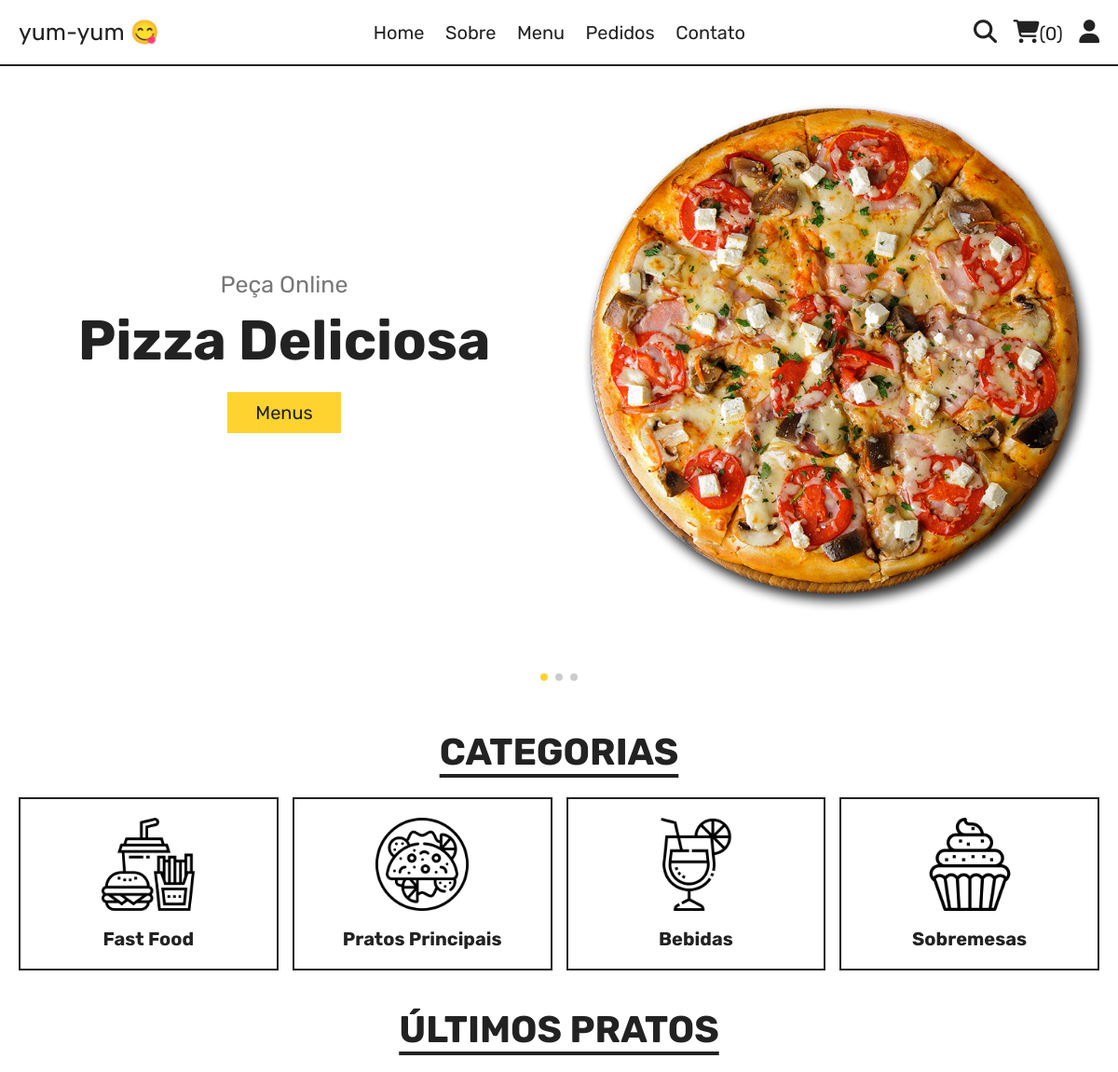
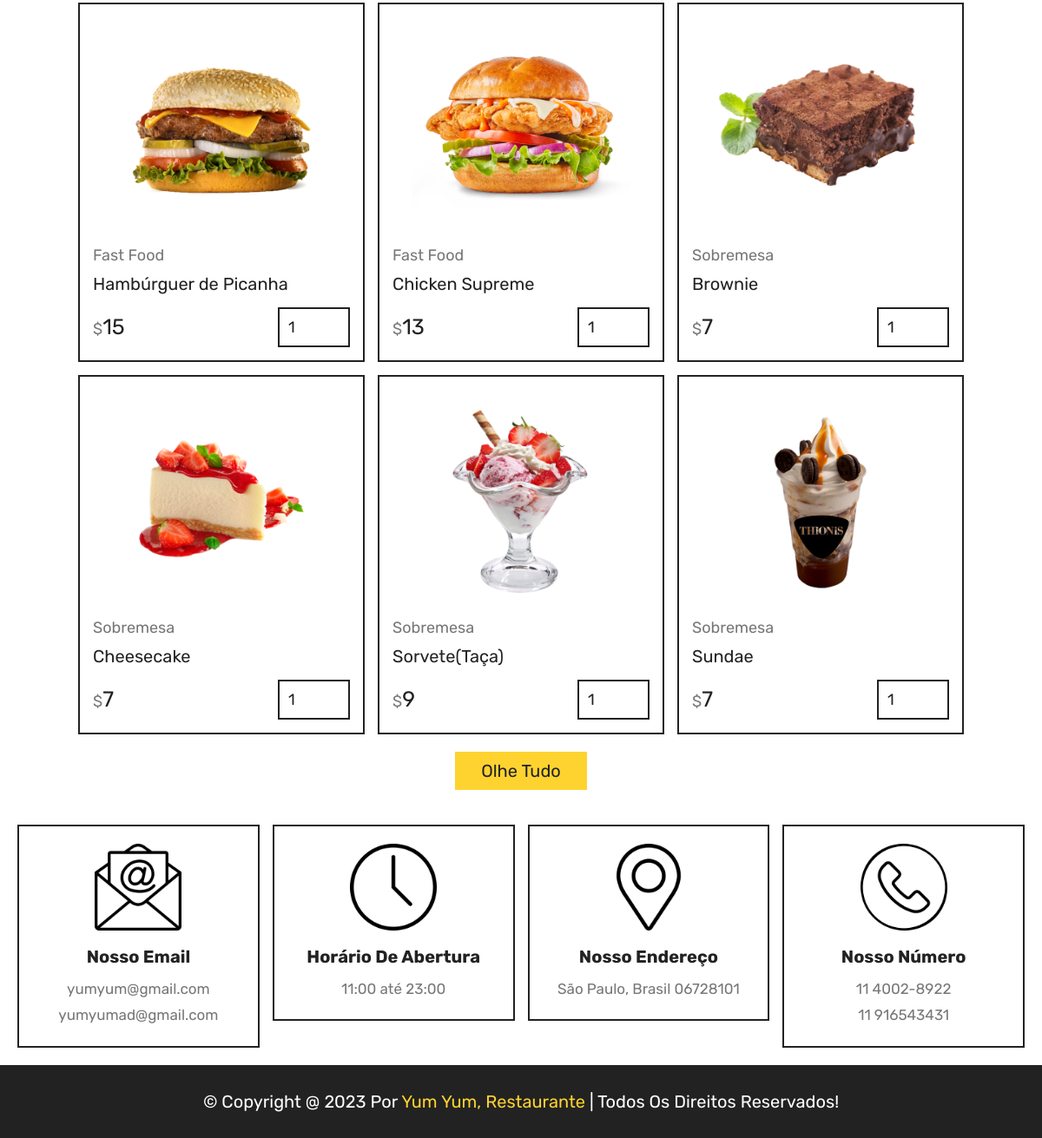
The app's page /home.php with its own data (2 pictures, top to bottom).
### tables this page shows
CREATE TABLE `products` (
  `id` int(100) NOT NULL,
  `name` varchar(100) NOT NULL,
  `category` varchar(100) NOT NULL,
  `price` int(10) NOT NULL,
  `image` varchar(100) NOT NULL
);

### home.php (the view, shortened to what this page needs)
<?php
include 'components/connect.php';
?>
<!DOCTYPE html>
<html lang="pt-br">
<head>
   <link rel="stylesheet" href="https://unpkg.com/swiper@8/swiper-bundle.min.css" />
   <link rel="stylesheet" href="https://cdnjs.cloudflare.com/ajax/libs/font-awesome/6.1.1/css/all.min.css">
   <link rel="stylesheet" href="css/style.css">
</head>
<body>
<?php include 'components/user_header.php'; ?>
<section class="hero">
   <div class="swiper hero-slider">
      <div class="swiper-wrapper">
         <div class="swiper-slide slide">
            <div class="content">
               <span>Peça Online</span>
               <h3>Pizza Deliciosa</h3>
               <a href="menu.php" class="btn">Menus</a>
            </div>
            <div class="image">
               <img src="images/home-img-1.png" alt="">
            </div>
         </div>
         <div class="swiper-slide slide">
            <div class="content">
               <span>Peça Online</span>
               <h3>Chezzy Hamburger</h3>
               <a href="menu.php" class="btn">Menus</a>
            </div>
            <div class="image">
               <img src="images/home-img-2.png" alt="">
            </div>
         </div>
         <div class="swiper-slide slide">
            <div class="content">
               <span>Peça Online</span>
               <h3>Frango Assado</h3>
               <a href="menu.php" class="btn">Menus</a>
            </div>
            <div class="image">
               <img src="images/home-img-3.png" alt="">
            </div>
         </div>
      </div>
      <div class="swiper-pagination"></div>
   </div>
</section>
<section class="category">
   <h1 class="title">Categorias</h1>
   <div class="box-container">
      <a href="category.php?category=Fast Food" class="box">
         <img src="images/cat-1.png" alt="">
         <h3>Fast Food</h3>
      </a>
      <a href="category.php?category=Prato Principal" class="box">
         <img src="images/cat-2.png" alt="">
         <h3>Pratos Principais</h3>
      </a>
      <a href="category.php?category=Drinks" class="box">
         <img src="images/cat-3.png" alt="">
         <h3>Bebidas</h3>
      </a>
      <a href="category.php?category=Sobremesa" class="box">
         <img src="images/cat-4.png" alt="">
         <h3>Sobremesas</h3>
      </a>
   </div>
</section>
<section class="products">
   <h1 class="title">Últimos Pratos</h1>
   <div class="box-container">
      <?php
         $select_products = $conn->prepare("SELECT * FROM `products` LIMIT 6");
         $select_products->execute();
         if($select_products->rowCount() > 0){
            while($fetch_products = $select_products->fetch(PDO::FETCH_ASSOC)){
      ?>
      <form action="" method="post" class="box">
         <img src="uploaded_img/<?= $fetch_products['image']; ?>" alt="">
         <a href="category.php?category=<?= $fetch_products['category']; ?>" class="cat"><?= $fetch_products['category']; ?></a>
         <div class="name"><?= $fetch_products['name']; ?></div>
         <div class="flex">
            <div class="price"><span>$</span><?= $fetch_products['price']; ?></div>
            <input type="number" name="qty" class="qty" min="1" max="99" value="1" maxlength="2">
         </div>
      </form>
      <?php
            }
         }else{
            echo '<p class="empty">Sem produtos adicionados</p>';
         }
      ?>
   </div>
   <div class="more-btn">
      <a href="menu.php" class="btn">Olhe tudo</a>
   </div>
</section>
<?php include 'components/footer.php'; ?>
</body>
</html>

### components/user_header.php (shortened to what this page needs)
<header class="header">
   <section class="flex">
      <a href="home.php" class="logo">yum-yum 😋</a>
      <nav class="navbar">
         <a href="home.php">Home</a>
         <a href="about.php">Sobre</a>
         <a href="menu.php">Menu</a>
         <a href="orders.php">Pedidos</a>
         <a href="contact.php">Contato</a>
      </nav>
      <div class="icons">
         <?php
            $count_cart_items = $conn->prepare("SELECT * FROM `cart` WHERE user_id = ?");
            $count_cart_items->execute([$user_id]);
            $total_cart_items = $count_cart_items->rowCount();
         ?>
         <a href="search.php"><i class="fas fa-search"></i></a>
         <a href="cart.php"><i class="fas fa-shopping-cart"></i><span>(<?= $total_cart_items; ?>)</span></a>
         <div id="user-btn" class="fas fa-user"></div>
      </div>
   </section>
</header>

### components/footer.php (shortened to what this page needs)
<footer class="footer">
   <section class="grid">
      <div class="box">
         <img src="images/email-icon.png" alt="">
         <h3>Nosso email</h3>
         <a href="mailto:shaikhanas@gmail.com">yumyum@gmail.com</a>
         <a href="mailto:anasbhai@gmail.com">yumyumad@gmail.com</a>
      </div>
      <div class="box">
         <img src="images/clock-icon.png" alt="">
         <h3>Horário de abertura</h3>
         <p>11:00 até 23:00</p>
      </div>
      <div class="box">
         <img src="images/map-icon.png" alt="">
         <h3>Nosso endereço</h3>
         <a href="#">São Paulo, Brasil 06728101</a>
      </div>
      <div class="box">
         <img src="images/phone-icon.png" alt="">
         <h3>Nosso número</h3>
         <a href="tel:1234567890">11 4002-8922</a>
         <a href="tel:1112223333">11 916543431</a>
      </div>
   </section>
   <div class="credit">&copy; copyright @ <?= date('Y'); ?> por <span>Yum Yum, Restaurante</span> | Todos os direitos reservados!</div>
</footer>

### css/style.css (style rules this page uses)
:root { --yellow:#fed330; --red:#e74c3c; --white:#fff; --black:#222; --light-color:#777; --border:.2rem solid var(--black); }
* { font-family: 'Rubik', sans-serif; margin:0; padding:0; box-sizing: border-box; outline: none; border: none; text-decoration: none; }
html { font-size: 62.5%; overflow-x: hidden; scroll-behavior: smooth; stop-opacity: 7rem; }
section { margin:0 auto; max-width: 1200px; padding:2rem; }
.title { text-align: center; margin-bottom: 2.5rem; font-size: 4rem; color:var(--black); text-transform: uppercase; text-decoration: underline; text-underline-offset: 1rem; }
.btn, .delete-btn { margin-top: 1rem; display: inline-block; font-size: 2rem; padding:1rem 3rem; cursor: pointer; text-transform: capitalize; transition: .2s linear; }
.btn { background-color: var(--yellow); color:var(--black); }
.header { position: sticky; top:0; left:0; right:0; z-index: 1000; background-color: var(--white); border-bottom: var(--border); }
.header .flex { display: flex; align-items: center; justify-content: space-between; position: relative; }
.header .flex .logo { font-size: 2.5rem; color:var(--black); }
.header .flex .navbar a { font-size: 2rem; color:var(--black); margin:0 1rem; }
.header .flex .icons > * { margin-left: 1.5rem; font-size: 2.5rem; color:var(--black); cursor: pointer; }
.header .flex .icons span { font-size: 2rem; }
.hero .slide { display: flex; align-items: center; flex-wrap: wrap-reverse; gap:2rem; margin-bottom: 4rem; }
.hero .slide .image { flex:1 1 40rem; }
.hero .slide .image img { width: 100%; }
.hero .slide .content { flex:1 1 40rem; text-align: center; }
.hero .slide .content span { font-size: 2.5rem; color:var(--light-color); }
.hero .slide .content h3 { margin:1rem 0; font-size: 6rem; color:var(--black); text-transform: capitalize; }
.category .box-container { display: grid; grid-template-columns: repeat(auto-fit, minmax(27rem, 1fr)); gap:1.5rem; align-items: flex-start; }
.category .box-container .box { border:var(--border); padding:2rem; text-align: center; }
.category .box-container .box img { width: 100%; height: 10rem; object-fit: contain; }
.category .box-container .box h3 { font-size: 2rem; margin-top: 1.5rem; color:var(--black); text-transform: capitalize; }
.products .box-container { display: grid; grid-template-columns: repeat(auto-fit, 33rem); justify-content: center; align-items: flex-start; gap:1.5rem; }
.products .box-container .box { border:var(--border); padding:1.5rem; position: relative; overflow: hidden; }
.products .box-container .box img { height: 25rem; width: 100%; object-fit: contain; margin-bottom: 1rem; }
.products .box-container .box .cat { font-size: 1.8rem; color:var(--light-color); }
.products .box-container .box .name { font-size: 2rem; color:var(--black); margin:1rem 0; }
.products .box-container .box .flex { display: flex; align-items: center; gap:1rem; margin-top: 1.5rem; }
.products .box-container .box .flex .price { margin-right: auto; font-size: 2.5rem; color:var(--black); }
.products .box-container .box .flex .price span { color:var(--light-color); font-size: 1.8rem; }
.products .box-container .box .flex .qty { padding:1rem; border:var(--border); font-size: 1.8rem; color:var(--black); }
.products .more-btn { margin-top: 1rem; text-align: center; }
.footer .grid { display: grid; grid-template-columns: repeat(auto-fit, minmax(27rem, 1fr)); gap:1.5rem; align-items: flex-start; }
.footer .grid .box { border:var(--border); padding:2rem; text-align: center; }
.footer .grid .box img { height: 10rem; width: 100%; object-fit: contain; margin-bottom: .5rem; }
.footer .grid .box h3 { margin:1rem 0; font-size: 2rem; color:var(--black); text-transform: capitalize; }
.footer .grid .box p, .footer .grid .box a { display: block; font-size: 1.7rem; color:var(--light-color); line-height: 1.8; }
.credit { padding:3rem 2rem; text-align: center; background-color: var(--black); color:var(--white); font-size: 2rem; text-transform: capitalize; }
.credit span { color:var(--yellow); }

### records on screen
products: image (picture), category "Fast Food", name "Hambúrguer de Picanha", price "15"
products: image (picture), category "Fast Food", name "Chicken Supreme", price "13"
products: image (picture), category "Sobremesa", name "Brownie", price "7"
products: image (picture), category "Sobremesa", name "Cheesecake", price "7"
products: image (picture), category "Sobremesa", name "Sorvete(Taça)", price "9"
products: image (picture), category "Sobremesa", name "Sundae", price "7"

### other values on screen
$total_cart_items "0"
